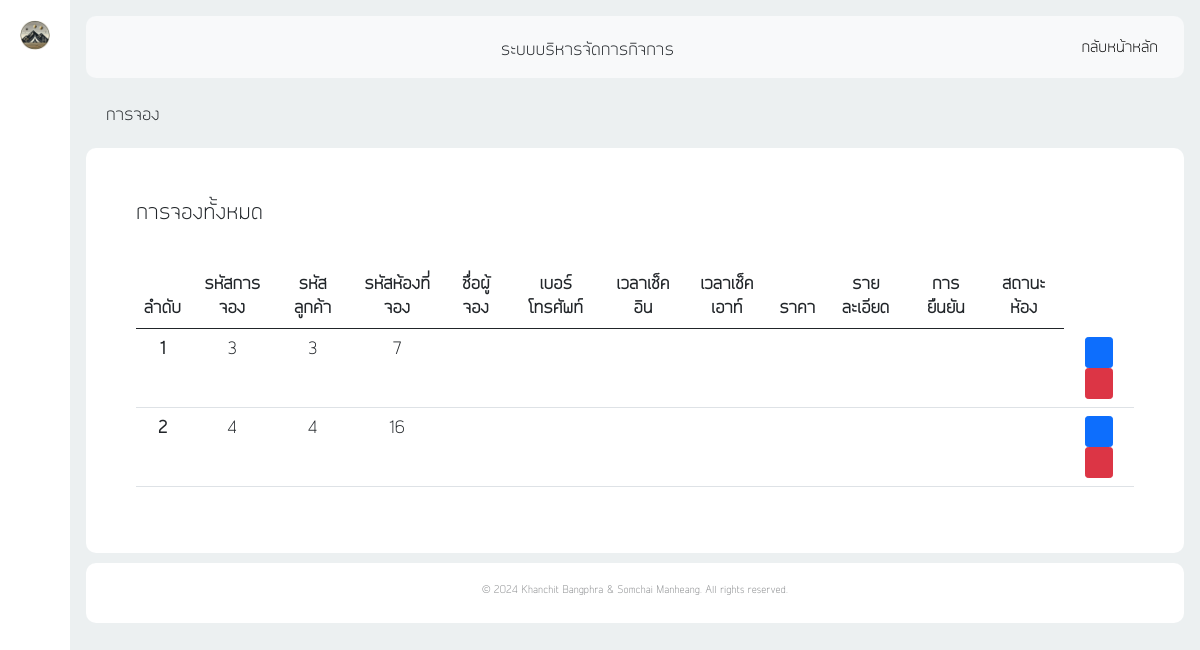
The page /backend/dashboard.php?page=bookingpayment-data (signed in) on the database as committed earlier.
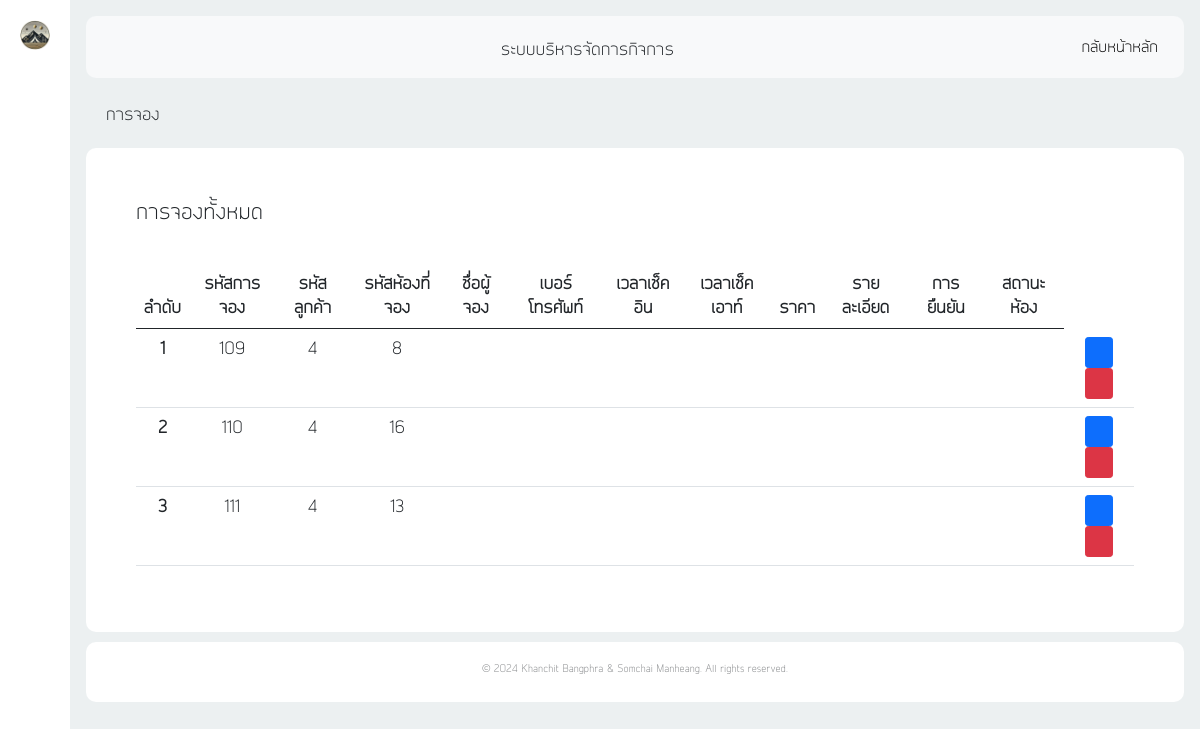
The same page on the database as committed later.
### tables this page shows
CREATE TABLE `booking_payment` (
  `payID` smallint(5) UNSIGNED ZEROFILL NOT NULL,
  `payPic` varchar(100) DEFAULT NULL,
  `payDate` datetime DEFAULT NULL,
  `payNameAc` varchar(100) DEFAULT NULL,
  `payManey` decimal(8,2) DEFAULT NULL,
  `payStatus` tinyint(1) NOT NULL,
  `bookID` smallint(5) UNSIGNED ZEROFILL NOT NULL,
  `userID` smallint(5) UNSIGNED ZEROFILL NOT NULL,
  `roomID` smallint(5) UNSIGNED ZEROFILL NOT NULL,
  `serviceID` smallint(5) UNSIGNED ZEROFILL DEFAULT NULL,
  `payType` varchar(1) DEFAULT NULL,
  `payBank` varchar(5) DEFAULT NULL
);

### backend/booking_payment_data/booking_payment.php (the view)
<?php
$users = $db_con->query("SELECT * FROM booking_payment");
$usersArray = $users->fetchAll(PDO::FETCH_ASSOC);
?>
<p style="font-size: 16px; padding: 5px 20px;">การจอง</p>
<div id="user-table" style="align-items: center;background-color: white; border-radius: 10px; padding: 50px;">
    <div class="d-flex justify-content-between">
        <p style="font-size: 20px;">การจองทั้งหมด</p>
    </div>
    <div class="text-center">
        <table class="table" style="margin-top: 20px; font-size: 16px;">
            <thead>
                <tr>
                    <th scope="col">ลำดับ</th>
                    <th scope="col">รหัสการจอง</th>
                    <th scope="col">รหัสลูกค้า</th>
                    <th scope="col">รหัสห้องที่จอง</th>
                    <th scope="col">ชื่อผู้จอง</th>
                    <th scope="col">เบอร์โทรศัพท์</th>
                    <th scope="col">เวลาเช็คอิน</th>
                    <th scope="col">เวลาเช็คเอาท์</th>
                    <th scope="col">ราคา</th>
                    <th scope="col">รายละเอียด</th>
                    <th scope="col">การยืนยัน</th>
                    <th scope="col">สถานะห้อง</th>
                </tr>
            </thead>
            <tbody>
                <?php foreach ($usersArray as $index => $user) : ?>
                <tr>
                    <th scope="row"><?php echo $index + 1; ?></th>
                    <td><?php echo htmlspecialchars($user['bookID']); ?></td>
                    <td><?php echo htmlspecialchars($user['userID']); ?></td>
                    <td><?php echo htmlspecialchars($user['roomID']); ?></td>
                    <td><?php echo htmlspecialchars($user['bookName']); ?></td>
                    <td><?php echo htmlspecialchars($user['bookTel']); ?></td>
                    <td><?php echo htmlspecialchars($user['bookDateStart']); ?></td>
                    <td><?php echo htmlspecialchars($user['bookDateEnd']); ?></td>
                    <td><?php echo htmlspecialchars($user['bookPrice']); ?></td>
                    <td><?php echo htmlspecialchars($user['bookDetail']); ?></td>
                    <td><?php echo htmlspecialchars($user['bookConfirm']); ?></td>
                    <td><?php echo htmlspecialchars($user['bookStatus']); ?></td>
                    <td>
                        <button onclick="updatebook()" class="btn btn-primary btn-sm">
                            <i class="lni lni-pencil" style="padding: 5px;"></i>
                        </button>
                        <button onclick="delete_book()" class="btn btn-danger btn-sm">
                            <i class="lni lni-trash-can" style="padding: 5px;"></i>
                        </button>
                    </td>
                </tr>
                <?php endforeach; ?>
            </tbody>
        </table>
    </div>
</div>

Rows that differ between the two databases and show on the page:
removed booking_payment: bookID "3", userID "3", roomID "7"
removed booking_payment: bookID "4", userID "4", roomID "16"
added booking_payment: bookID "109", userID "4", roomID "8"
added booking_payment: bookID "110", userID "4", roomID "16"
added booking_payment: bookID "111", userID "4", roomID "13"
